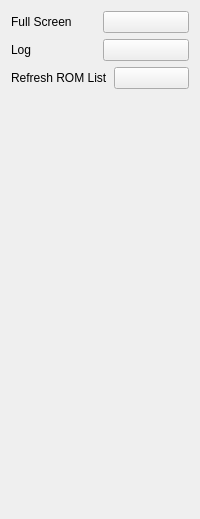
                 <widget class="QWidget" name="viewMenuTab">
                  <attribute name="title">
                   <string>View</string>
                  </attribute>
                  <layout class="QVBoxLayout" name="verticalLayout_10">
                   <item>
                    <layout class="QHBoxLayout" name="horizontalLayout_86">
                     <item>
                      <widget class="QLabel" name="label_83">
                       <property name="text">
                        <string>Full Screen</string>
                       </property>
                      </widget>
                     </item>
                     <item>
                      <widget class="KeybindButton" name="fullscreenKeyButton">
                       <property name="text">
                        <string/>
                       </property>
                      </widget>
                     </item>
                    </layout>
                   </item>
                   <item>
                    <layout class="QHBoxLayout" name="horizontalLayout_118">
                     <item>
                      <widget class="QLabel" name="label_114">
                       <property name="text">
                        <string>Log</string>
                       </property>
                      </widget>
                     </item>
                     <item>
                      <widget class="KeybindButton" name="logKeyButton">
                       <property name="text">
                        <string/>
                       </property>
                      </widget>
                     </item>
                    </layout>
                   </item>
                   <item>
                    <layout class="QHBoxLayout" name="horizontalLayout_73">
                     <item>
                      <widget class="QLabel" name="label_70">
                       <property name="text">
                        <string>Refresh ROM List</string>
                       </property>
                      </widget>
                     </item>
                     <item>
                      <widget class="KeybindButton" name="refreshRomListKeyButton">
                       <property name="text">
                        <string/>
                       </property>
                      </widget>
                     </item>
                    </layout>
                   </item>
                   <item>
                    <spacer name="verticalSpacer_16">
                     <property name="orientation">
                      <enum>Qt::Orientation::Vertical</enum>
                     </property>
                     <property name="sizeHint" stdset="0">
                      <size>
                       <width>20</width>
                       <height>419</height>
                      </size>
                     </property>
                    </spacer>
                   </item>
                  </layout>
                 </widget>
